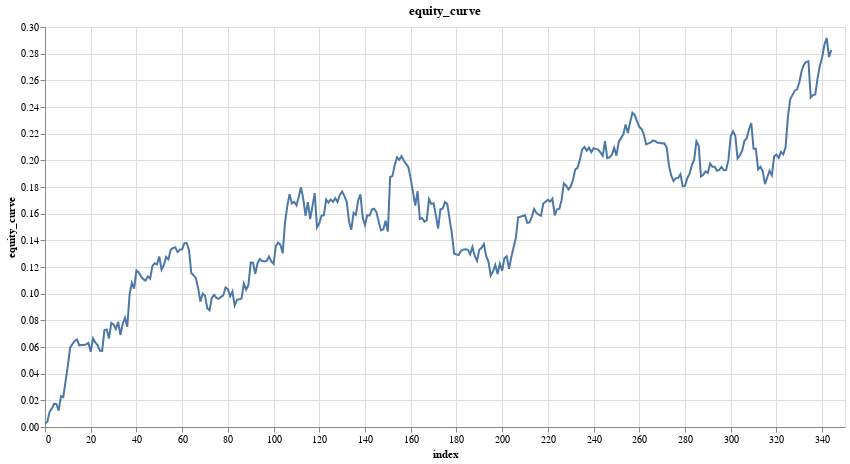

This figure's notebook cell:
### Markdown cell above
### Save Best Model (Sharpe 10 Model)

### Code cell
features = ['close_log_return_lag_1','close_log_return_lag_2','close_log_return_lag_3']
model = LinearModel(len(features))
model_trades = research.learn_model_trades(ts.drop_nulls(), features, target, model, loss=nn.L1Loss())
model_trades = research.add_tx_fees_log(model_trades, maker_fee, taker_fee)
research.plot_column(model_trades, 'equity_curve')

### Figure 1 — Vega-Lite specification as saved in the notebook (floating-point values rounded to 4 significant figures; data arrays with more than 128 entries replaced by an {"elided": "..."} marker saying what was removed)
{"config": {"view": {"continuousWidth": 300, "continuousHeight": 300}}, "data": {"name": "data-5ddf01645f407f3ddf62f8ad932b55e9"}, "mark": {"type": "line", "tooltip": true}, "encoding": {"x": {"field": "index", "type": "quantitative"}, "y": {"field": "equity_curve", "type": "quantitative"}}, "height": 400, "params": [{"name": "param_10", "select": {"type": "interval", "encodings": ["x", "y"]}, "bind": "scales"}], "title": "equity_curve", "width": 800, "$schema": "https://vega.github.io/schema/vega-lite/v5.20.1.json", "datasets": {"data-5ddf01645f407f3ddf62f8ad932b55e9": {"elided": "345 records"}}}
